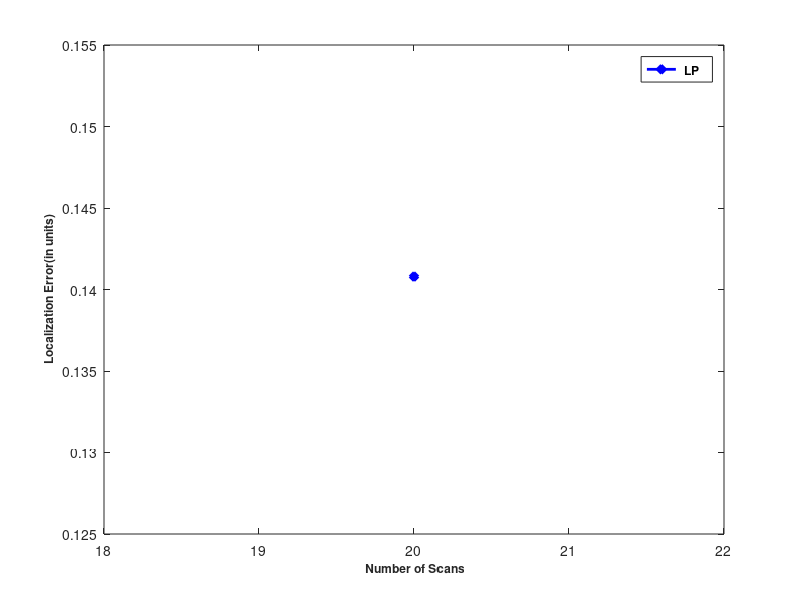

MATLAB code to generate this figure:
clear all;
load scans_LP_result.mat
figure('Position',[1 1 400 300])
box on
plot(scans, rmse_LP_Anchors_MC, 'bd-', 'LineWidth', 2, 'MarkerFaceColor', 'b');% 

legend('\fontsize{12}\bf LP');
xlabel('\fontsize{12}\bf Number of Scans');
ylabel('\fontsize{12}\bf Localization Error(in units)');